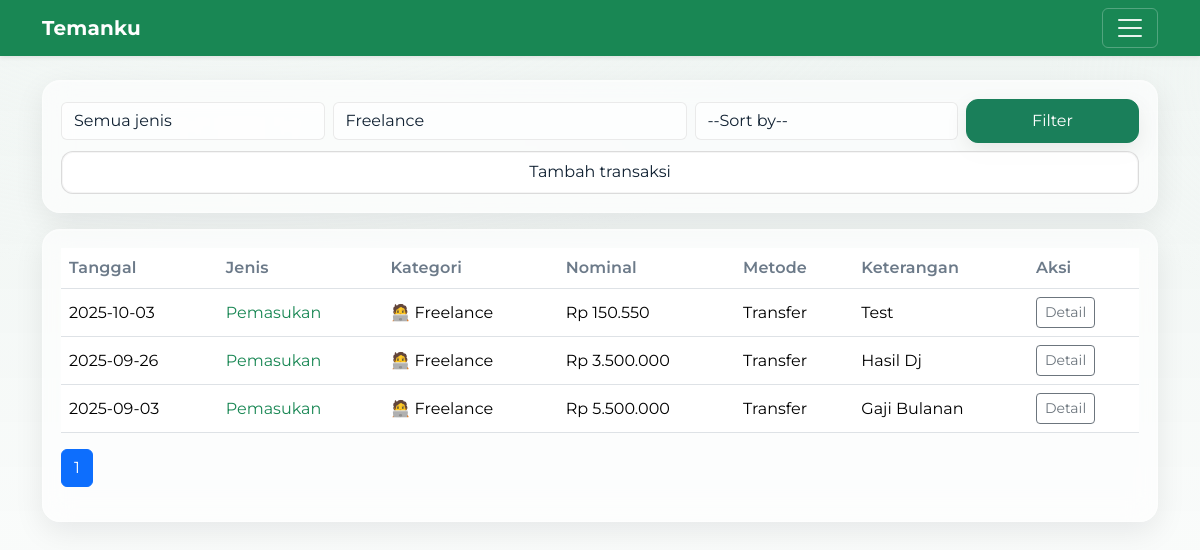
Page /history?category_id=36 (signed in) on the committed database.
### tables this page shows
CREATE TABLE transactions (
  id INTEGER PRIMARY KEY AUTOINCREMENT,
  user_id INTEGER NOT NULL,
  date TEXT NOT NULL,                      -- YYYY-MM-DD
  type TEXT CHECK(type IN ('income','expense')) NOT NULL,
  category_id INTEGER NOT NULL,
  amount REAL NOT NULL,
  source_or_payee TEXT,
  account TEXT,
  notes TEXT,
  FOREIGN KEY (user_id) REFERENCES users(id),
  FOREIGN KEY (category_id) REFERENCES categories(id)
);

CREATE TABLE categories (
  id INTEGER PRIMARY KEY AUTOINCREMENT,
  user_id INTEGER NOT NULL,
  type TEXT CHECK(type IN ('income','expense')) NOT NULL,
  name TEXT NOT NULL, emoji TEXT,
  UNIQUE(user_id, type, name),
  FOREIGN KEY (user_id) REFERENCES users(id)
);

### app.py (the view)
@app.get("/history")
@login_required
def history():
    q_type = (request.args.get("type") or "").strip()
    q_cat  = (request.args.get("category_id") or "").strip()
    q_sort_raw = (request.args.get("sort") or "").strip()
    order_map = {
        "date_desc":        "t.date DESC, t.id DESC",
        "date_asc":         "t.date ASC, t.id ASC",
        "amount_desc":      "t.amount DESC, t.id DESC",
        "amount_asc":       "t.amount ASC, t.id ASC",
        "category_asc":     "c.name ASC, t.date DESC, t.id DESC",
        "category_desc":    "c.name DESC, t.date DESC, t.id DESC",
        "payment_asc":      "t.account ASC, t.date DESC, t.id DESC",
        "payment_desc":     "t.account DESC, t.date DESC, t.id DESC",
        "type_income_first":  "CASE WHEN t.type='income' THEN 0 ELSE 1 END, t.date DESC, t.id DESC",
        "type_expense_first": "CASE WHEN t.type='expense' THEN 0 ELSE 1 END, t.date DESC, t.id DESC",
    }
    q_sort = q_sort_raw if q_sort_raw in order_map else ""
    order_sql = order_map.get(q_sort or "date_desc")
    if q_type not in ("income", "expense"):
        q_type = ""
    if q_cat and not str(q_cat).isdigit():
        q_cat = ""
    per = 20
    try:
        page = int(request.args.get("page", "1"))
    except ValueError:
        page = 1
    page = max(1, page)
    where = ["t.user_id=?"]
    params = [current_user.id]
    if q_type:
        where.append("t.type=?"); params.append(q_type)
    if q_cat:
        where.append("t.category_id=?"); params.append(int(q_cat))
    where_clause = " AND ".join(where)
    with db() as con:
        total = con.execute(
            f"SELECT COUNT(*) AS n FROM transactions t WHERE {where_clause}",
            params
        ).fetchone()["n"]
    pages = max(1, (total + per - 1) // per)
    if page > pages:
        page = pages
    offset = (page - 1) * per
    with db() as con:
        cats = con.execute(
            "SELECT id, type, name FROM categories WHERE user_id=? ORDER BY type, name",
            (current_user.id,)
        ).fetchall()
        rows = con.execute(
            f"""
            SELECT
                t.*,
                COALESCE(c.name, '-') AS category,
                c.emoji AS category_emoji,
                t.source_or_payee AS keterangan,
                t.account AS payment_method
            FROM transactions t
            LEFT JOIN categories c ON c.id = t.category_id
            WHERE {where_clause}
            ORDER BY {order_sql}
            LIMIT ? OFFSET ?
            """,
            (*params, per, offset)
        ).fetchall()
    return render_template(
        "history.html",
        rows=[dict(r) for r in rows],
        categories=[dict(c) for c in cats],
        q_type=q_type,
        q_cat=q_cat,
        q_sort=q_sort,
        page=page,
        pages=pages,
        title="Riwayat",
    )

### app.py (called while the page is built)
def db():
    conn = sqlite3.connect(APP_DB, timeout=5.0)
    conn.row_factory = sqlite3.Row
    conn.execute("PRAGMA busy_timeout = 5000")
    return conn

@login_manager.user_loader
def load_user(user_id):
    with db() as con:
        row = con.execute("SELECT * FROM users WHERE id=?", (user_id,)).fetchone()
        return User(row) if row else None

def money(x):
    return f"Rp {x:,.0f}".replace(",", ".")

def type_label(val: str) -> str:
    if val == 'income':
        return 'Pemasukan'
    if val == 'expense':
        return 'Pengeluaran'
    return val or ''

### templates/history.html (shortened to what this page needs)
{% extends "base.html" %}
{% block content %}
<div class="card-soft mb-3">
  <form id="historyFilter" class="row g-2 align-items-center" method="get" novalidate>
    <div class="col-12 col-md-3">
      <select class="form-select" name="type" id="typeFilter" aria-label="Filter jenis">
        <option value="">Semua jenis</option>
      </select>
    </div>
    <div class="col-12 col-md-4">
      <select class="form-select" name="category_id" id="catFilter" aria-label="Filter kategori">
        <option value="">Semua kategori</option>
      </select>
    </div>
    <div class="col-12 col-md-3">
      <select class="form-select" name="sort" aria-label="Sort by">
        <option value="" disabled {{ '' if q_sort else 'selected' }}>--Sort by--</option>
      </select>
    </div>
    <div class="col-12 col-md-2">
      <button type="submit" class="btn btn-primary w-100">Filter</button>
    </div>
    <div class="col-12">
      <a class="btn btn-outline-secondary w-100" href="{{ url_for('add_form') }}">
        Tambah transaksi
      </a>
    </div>
  </form>
</div>
<div class="card-soft">
  <div class="table-responsive">
    <table class="table table-hover align-middle table-stacked">
      <thead>
        <tr>
          <th scope="col">Tanggal</th>
          <th scope="col">Jenis</th>
          <th scope="col">Kategori</th>
          <th scope="col">Nominal</th>
          <th scope="col" class="d-none d-md-table-cell">Metode</th>
          <th scope="col" class="d-none d-md-table-cell">Keterangan</th>
          <th scope="col">Aksi</th>
        </tr>
      </thead>
      <tbody>
        {% for r in rows %}
          <tr>
            <td data-label="Tanggal">{{ r.date }}</td>
            <td data-label="Jenis" class="{{ 'text-danger' if r.type=='expense' else 'text-success' }}">{{ r.type | type_label }}</td>
            <td data-label="Kategori">{{ (r.category_emoji ~ ' ') if r.category_emoji else '' }}{{ r.category }}</td>
            <td data-label="Nominal">{{ r.amount|money }}</td>
            <td class="d-none d-md-table-cell" data-label="Metode">{{ r.payment_method }}</td>
            <td class="d-none d-md-table-cell" data-label="Keterangan">{{ r.keterangan }}</td>
            <td class="text-nowrap action-cell">
              <button type="button"
                      class="btn btn-sm btn-outline-secondary"
                      data-bs-toggle="modal"
                      data-bs-target="#txModal"
                      data-id="{{ r.id }}"
                      data-date="{{ r.date }}"
                      data-type="{{ r.type }}"
                      data-category="{{ r.category }}"
                      data-amount="{{ r.amount|money }}"
                      data-payment="{{ r.payment_method }}"
                      data-notes="{{ (r.keterangan or '-')|e }}"
                      data-note="{{ (r.notes or '-')|e }}"
                      data-edit="{{ url_for('edit_form', trx_id=r.id) }}"
                      data-delete="{{ url_for('delete_trx', trx_id=r.id) }}">
                Detail
              </button>
            </td>
          </tr>
        {% endfor %}
      </tbody>
    </table>
  </div>
  <nav aria-label="Navigasi halaman riwayat">
    <ul class="pagination">
      {% for i in range(1, pages+1) %}
        <li class="page-item {{ 'active' if i==page else '' }}">
          {% if q_sort %}
            <a class="page-link"
               href="{{ url_for('history', page=i, type=q_type, category_id=q_cat, sort=q_sort) }}">{{ i }}</a>
          {% else %}
            <a class="page-link"
               href="{{ url_for('history', page=i, type=q_type, category_id=q_cat) }}">{{ i }}</a>
          {% endif %}
        </li>
      {% endfor %}
    </ul>
  </nav>
</div>
{% endblock %}

### static/style.css (style rules this page uses)
:root { --bg:#0f5132; --page:#e9eef6; --card:rgba(255,255,255,.6); --text:#102132; --muted:#6c7a89; --primary:#1a7f5a; --ring:rgba(26,127,90,.35); --glass-border:rgba(255,255,255,.32); --chart-bar:45, 156, 219; }
* { scroll-behavior:smooth }
body { background:var(--page); color:var(--text); font-family: "Montserrat", system-ui, -apple-system, "Segoe UI", Roboto, "Helvetica Neue", Arial, "Noto Sans", "Apple Color Emoji","Segoe UI Emoji","Segoe UI Symbol", sans-serif; font-feature-settings: "cv01","cv02"; }
.btn { transition:transform .15s ease, box-shadow .2s ease }
.btn-primary { background:var(--primary);border-color:var(--primary) }
.form-control,.form-select { background:rgba(255,255,255,.65);color:var(--text); border:1px solid rgba(0,0,0,.08) }
.table>thead th { color:var(--muted);font-weight:600;letter-spacing:.01em }
.card-soft { background:var(--card); border:1px solid var(--glass-border); border-radius:18px; padding:18px; box-shadow: 0 10px 30px rgba(10,14,29,.08), inset 0 1px 0 rgba(255,255,255,.25); backdrop-filter: blur(14px); -webkit-backdrop-filter: blur(14px); transition:transform .25s ease, box-shadow .25s ease, border-color .25s ease; }
body { font-family: "Montserrat", system-ui, -apple-system, Segoe UI, Roboto, Arial, sans-serif; }
@media (min-width: 768px) { #historyFilter .btn { padding:.55rem 1rem; border-radius:14px; } }
@media (min-width: 768px) { #historyFilter .btn-primary { box-shadow:0 8px 22px rgba(0,0,0,.08); } }
@media (min-width: 768px) { #historyFilter .btn-outline-secondary { background:transparent; border-color:var(--glass-border); } }
@media (min-width: 768px) { #historyFilter .btn { padding: .55rem 1.1rem; border-radius: 12px; } }
#historyFilter .btn-outline-secondary { background: rgba(255,255,255,.88); color: var(--text); border: 1.5px solid color-mix(in srgb, var(--text) 14%, transparent); border-color: rgba(0,0,0,.14); border-radius: 12px; box-shadow: inset 0 0 0 1px rgba(0,0,0,.04); transition: background .2s ease, color .2s ease, border-color .2s ease, box-shadow .2s ease, transform .1s ease; }

### rows in the picture
transactions: date "2025-10-03", type|type_label "Pemasukan", category "Freelance", amount "Rp 150.550", payment_method "Transfer", keterangan "Test"
categories: emoji "🧑‍💻"
transactions: date "2025-09-26", type|type_label "Pemasukan", category "Freelance", amount "Rp 3.500.000", payment_method "Transfer", keterangan "Hasil Dj"
transactions: date "2025-09-03", type|type_label "Pemasukan", category "Freelance", amount "Rp 5.500.000", payment_method "Transfer", keterangan "Gaji Bulanan"

### other values in the picture
{{ i }} "1"
